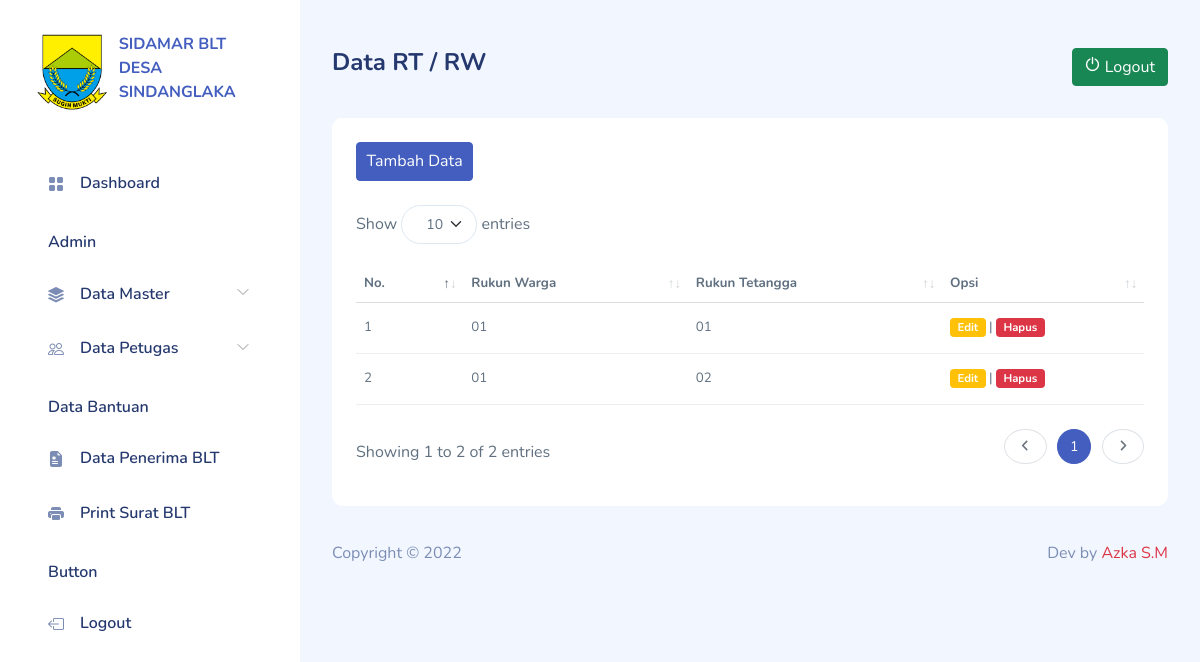
Screenshot of /data_rt_rw.php (signed in) with the database file from the repository.
### tables this page shows
CREATE TABLE `data_rtrw` (
  `id_rtrw` int(11) NOT NULL,
  `rukun_warga` varchar(128) NOT NULL,
  `rukun_tetangga` varchar(128) NOT NULL,
  `date_created` date NOT NULL,
  `is_active` int(11) NOT NULL
);

### functions.php (called while the page is built, shortened)
<?php
$conn = mysqli_connect("localhost", "root", "", "db_sdlk_blt");
function query($query)
{
    global $conn;
    $result = mysqli_query($conn, $query);
    $rows = [];
    while ($row = mysqli_fetch_assoc($result)) {
        $rows[] = $row;
    }
    return $rows;
}

### data_rt_rw.php (the view, shortened to what this page needs)
<?php
require "functions.php";
$rtrw = query("SELECT * FROM data_rtrw");
include "template_header.php";
include "template_sidebar.php";
?>
<div id="main">
    <div class="page-heading">
        <div class="row">
            <div class="col">
                <h4>Data RT / RW</h4>
            </div>
            <div class="col">
                <a href="logout.php" class="btn btn-success float-end" onclick="return confirm('Yakin akan keluar dari aplikasi?');">
                    <i class="icon dripicons-power"></i>
                    Logout
                </a>
            </div>
        </div>
    </div>
    <div class="page-content">
        <section class="row">
            <div class="col-12 col-lg-12">
                <div class="card">
                    <div class="card-header">
                        <div class="row">
                            <div class="col-12 col-lg-8">
                                <a href="data_rt_rw_add.php" class='btn btn-primary icon'>
                                    <span>Tambah Data</span>
                                </a>
                            </div>
                            <div class="col-12 col-lg-4">
                            </div>
                        </div>
                    </div>
                    <div class="card-body">
                        <div class="table-responsive">
                            <table class="table" id="table1">
                                <thead>
                                    <tr>
                                        <th>No.</th>
                                        <th>Rukun Warga</th>
                                        <th>Rukun Tetangga</th>
                                        <th>Opsi</th>
                                    </tr>
                                </thead>
                                <tbody>
                                    <?php $i = 1; ?>
                                    <?php foreach ($rtrw as $r) : ?>
                                        <tr>
                                            <td><?= $i; ?></td>
                                            <td><?= $r["rukun_warga"]; ?></td>
                                            <td><?= $r["rukun_tetangga"]; ?></td>
                                            <td>
                                                <a href="data_rt_rw_edit.php?id=<?= $r["id_rtrw"] ?>" class="badge bg-warning">Edit</a> |
                                                <a href="data_rt_rw_delete.php?id=<?= $r["id_rtrw"] ?>" class="badge bg-danger" onclick="return confirm('Yakin akan menghapus data RT / RW : <?= $r['rukun_tetangga'] . ' / ' . $r['rukun_warga']; ?> ?');">Hapus</a>
                                            </td>
                                        </tr>
                                        <?php $i++; ?>
                                    <?php endforeach; ?>
                                </tbody>
                            </table>
                        </div>
                    </div>
                </div>
            </div>
        </section>
    </div>
    <?php include "template_footer.php"; ?>

### assets/css/my-style.css (style rules this page uses)
table.dataTable { font-size: 10pt; }

### assets/css/app.css (style rules this page uses)
.btn i,.btn svg { height:16px;width:16px }
.btn.icon { padding:.4rem .6rem }
.btn.btn-danger,.btn.btn-info,.btn.btn-primary,.btn.btn-secondary,.btn.btn-success,.btn.btn-warning { color:#fff }
.card { border:none;margin-bottom:2.2rem }
.card .card-header { border:none }
.card .card-header~.card-body { padding-top:0 }
.card .card-body { padding:1.5rem }
.dataTable-table td,.dataTable-table thead th,.table td,.table thead th { vertical-align:middle }
.dataTable-table:not(.table-borderless) thead th,.table:not(.table-borderless) thead th { border-bottom:1px solid #dedede!important }
#main { margin-left:300px;padding:2rem }
.page-heading { margin:0 0 2rem }
a { text-decoration:none }

### template_header.php (style rules this page uses)
table.dataTable td { padding: 15px 8px; }

### rows the page displays
data_rtrw: rukun_warga "01", rukun_tetangga "01"
data_rtrw: rukun_warga "01", rukun_tetangga "02"
